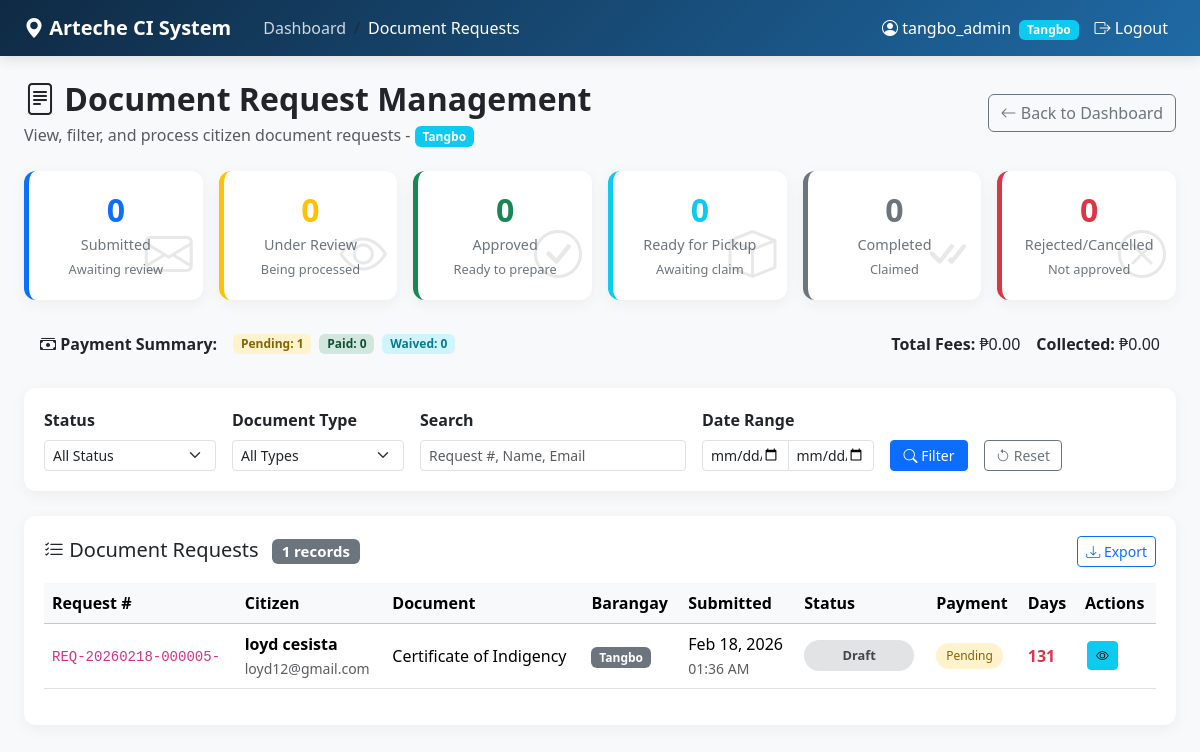
The app's page /app/admin/shared/document_requests.php?barangay_id=1 (signed in) with its own data.
### tables this page shows
CREATE TABLE `barangays` (
  `id` int(11) NOT NULL,
  `name` varchar(100) NOT NULL,
  `municipality` varchar(100) DEFAULT 'Arteche',
  `province` varchar(100) DEFAULT 'Eastern Samar',
  `latitude` decimal(10,8) DEFAULT NULL,
  `longitude` decimal(11,8) DEFAULT NULL,
  `population` int(11) DEFAULT 0,
  `created_at` timestamp NOT NULL DEFAULT current_timestamp()
);

CREATE TABLE `citizen_requests` (
  `id` int(11) NOT NULL,
  `request_number` varchar(20) DEFAULT NULL,
  `citizen_id` int(11) DEFAULT NULL,
  `document_type_id` int(11) DEFAULT NULL,
  `purpose` text DEFAULT NULL,
  `status` enum('Draft','Submitted','Under Review','Approved','Rejected','Ready for Pickup','Completed','Cancelled') DEFAULT 'Draft',
  `fee` decimal(10,2) NOT NULL DEFAULT 0.00,
  `payment_status` enum('Pending','Paid','Waived') DEFAULT 'Pending',
  `submitted_at` timestamp NULL DEFAULT NULL,
  `reviewed_by` int(11) DEFAULT NULL,
  `reviewed_at` timestamp NULL DEFAULT NULL,
  `released_at` datetime DEFAULT NULL,
  `completed_at` datetime DEFAULT NULL,
  `rejection_reason` text DEFAULT NULL,
  `notes` text DEFAULT NULL,
  `document_path` varchar(255) DEFAULT NULL,
  `created_at` timestamp NOT NULL DEFAULT current_timestamp()
);

CREATE TABLE `citizens` (
  `id` int(11) NOT NULL,
  `email` varchar(100) DEFAULT NULL,
  `phone` varchar(20) DEFAULT NULL,
  `password` varchar(255) DEFAULT NULL,
  `first_name` varchar(50) DEFAULT NULL,
  `last_name` varchar(50) DEFAULT NULL,
  `suffix` varchar(10) DEFAULT NULL,
  `middle_name` varchar(40) NOT NULL,
  `birth_date` date DEFAULT NULL,
  `gender` enum('Male','Female','Other','Prefer not to say') DEFAULT NULL,
  `civil_status` enum('Single','Married','Divorced','Separated','Widowed') DEFAULT NULL,
  `occupation` varchar(100) DEFAULT NULL,
  `address` text DEFAULT NULL,
  `barangay_id` int(11) DEFAULT NULL,
  `verification_code` varchar(10) DEFAULT NULL,
  `is_verified` tinyint(1) DEFAULT 0,
  `account_status` enum('Active','Inactive','Suspended') DEFAULT 'Active',
  `created_at` timestamp NOT NULL DEFAULT current_timestamp(),
  `updated_at` timestamp NULL DEFAULT NULL ON UPDATE current_timestamp(),
  `last_login` timestamp NULL DEFAULT NULL,
  `avatar` varchar(255) DEFAULT NULL
);

CREATE TABLE `document_types` (
  `id` int(11) NOT NULL,
  `name` varchar(100) DEFAULT NULL,
  `description` text DEFAULT NULL,
  `requirements` text DEFAULT NULL,
  `processing_days` int(11) DEFAULT 3,
  `fee` decimal(10,2) DEFAULT 0.00,
  `is_active` tinyint(1) DEFAULT 1
);

### app/admin/shared/document_requests.php (the view, shortened to what the rows shown need)
<?php
$conn = getDB();
$admin_barangay_id = $_SESSION['barangay_id'] ?? null;
$is_super_admin = ($_SESSION['role'] ?? '') === 'super_admin';
$username = $_SESSION['username'] ?? 'Admin';
$barangay_filter = isset($_GET['barangay_id']) ? intval($_GET['barangay_id']) : null;
if (!$is_super_admin) {
    $barangay_filter = $admin_barangay_id;
}
$query = "
    SELECT
        cr.id,
        cr.request_number,
        cr.status,
        cr.payment_status,
        cr.fee,
        cr.submitted_at,
        cr.reviewed_at,
        cr.released_at,
        cr.completed_at,
        cr.rejection_reason,
        cr.notes,
        cr.purpose,
        CONCAT(c.first_name, ' ', c.last_name) as citizen_name,
        c.email,
        c.phone,
        c.address,
        c.barangay_id,
        b.name as barangay_name,
        dt.id as document_type_id,
        dt.name as document_name,
        dt.processing_days,
        reviewer.full_name as reviewed_by_name,
        DATEDIFF(NOW(), cr.submitted_at) as days_pending,
        CASE
            WHEN cr.status = 'Submitted' THEN 1
            WHEN cr.status = 'Under Review' THEN 2
            WHEN cr.status = 'Approved' THEN 3
            WHEN cr.status = 'Ready for Pickup' THEN 4
            WHEN cr.status = 'Completed' THEN 5
            WHEN cr.status = 'Rejected' THEN 6
            WHEN cr.status = 'Cancelled' THEN 7
            ELSE 8
        END as status_order
    FROM citizen_requests cr
    JOIN citizens c ON cr.citizen_id = c.id
    JOIN document_types dt ON cr.document_type_id = dt.id
    LEFT JOIN barangays b ON c.barangay_id = b.id
    LEFT JOIN users reviewer ON cr.reviewed_by = reviewer.id
    WHERE 1=1
";
$params = [];
$types = "";
if ($barangay_filter) {
    $query .= " AND c.barangay_id = ?";
    $params[] = $barangay_filter;
    $types .= "i";
}
$query .= " ORDER BY status_order ASC, cr.submitted_at DESC";
$stmt = $conn->prepare($query);
if (!empty($params)) {
    $stmt->bind_param($types, ...$params);
}
$stmt->execute();
$requests = $stmt->get_result()->fetch_all(MYSQLI_ASSOC);
$current_barangay_name = '';
if ($barangay_filter) {
    $barangay_stmt = $conn->prepare("SELECT name FROM barangays WHERE id = ?");
    $barangay_stmt->bind_param("i", $barangay_filter);
    $barangay_stmt->execute();
    $barangay_result = $barangay_stmt->get_result();
    if ($barangay_row = $barangay_result->fetch_assoc()) {
        $current_barangay_name = $barangay_row['name'];
    }
}
?>
<!DOCTYPE html>
<html lang="en">
<head>
    <link href="https://cdn.jsdelivr.net/npm/bootstrap@5.3.1/dist/css/bootstrap.min.css" rel="stylesheet">
    <link rel="stylesheet" href="https://cdn.jsdelivr.net/npm/bootstrap-icons@1.10.0/font/bootstrap-icons.css">
</head>
<body>
    <nav class="navbar navbar-expand-lg navbar-dark">
        <div class="container-fluid px-4">
            <div class="collapse navbar-collapse" id="navbarNav">
                <div class="navbar-nav ms-auto">
                    <span class="nav-item nav-link text-white">
                        <i class="bi bi-person-circle"></i> <?= htmlspecialchars($username) ?>
                        <?php if ($is_super_admin): ?>
                            <span class="badge bg-warning ms-1">Super Admin</span>
                        <?php else: ?>
                            <span
                                class="badge bg-info ms-1"><?= htmlspecialchars($current_barangay_name ?: 'Barangay Admin') ?></span>
                        <?php endif; ?>
                    </span>
                </div>
            </div>
        </div>
    </nav>
    <div class="container-fluid py-4 px-4">
        <div class="d-flex flex-wrap justify-content-between align-items-center mb-4">
            <div>
                <h2 class="fw-bold mb-1"><i class="bi bi-file-text"></i> Document Request Management</h2>
                <p class="text-muted mb-0">
                    View, filter, and process citizen document requests
                    <?php if (!$is_super_admin && $current_barangay_name): ?>
                        - <span class="badge bg-info"><?= htmlspecialchars($current_barangay_name) ?></span>
                    <?php endif; ?>
                </p>
            </div>
        </div>
        <div class="table-container">
            <?php if (empty($requests)): ?>
                <div class="text-center py-5">
                    <i class="bi bi-inbox" style="font-size: 4rem; color: #dee2e6;"></i>
                    <h5 class="mt-3 text-muted">No document requests found</h5>
                    <p class="text-muted">Try adjusting your filters or check back later.</p>
                </div>
            <?php else: ?>
                <div class="table-responsive">
                    <table class="table table-hover align-middle" id="requestsTable">
                        <thead class="table-light">
                            <tr>
                                <th>Request #</th>
                                <th>Citizen</th>
                                <th>Document</th>
                                <th>Barangay</th>
                                <th>Submitted</th>
                                <th>Status</th>
                                <th>Payment</th>
                                <th>Days</th>
                                <th>Actions</th>
                            </tr>
                        </thead>
                        <tbody>
                            <?php foreach ($requests as $req):
                                $days_pending = $req['days_pending'] ?? 0;
                                $row_class = '';
                                ?>
                                <tr class="<?= $row_class ?>">
                                    <td>
                                        <code><?= htmlspecialchars($req['request_number'] ?? 'N/A') ?></code>
                                    </td>
                                    <td>
                                        <strong><?= htmlspecialchars($req['citizen_name'] ?? 'N/A') ?></strong><br>
                                        <small class="text-muted"><?= htmlspecialchars($req['email'] ?? '') ?></small>
                                    </td>
                                    <td><?= htmlspecialchars($req['document_name'] ?? 'N/A') ?></td>
                                    <td>
                                        <span
                                            class="badge bg-secondary"><?= htmlspecialchars($req['barangay_name'] ?? 'N/A') ?></span>
                                    </td>
                                    <td>
                                        <?= date('M d, Y', strtotime($req['submitted_at'])) ?><br>
                                        <small class="text-muted"><?= date('h:i A', strtotime($req['submitted_at'])) ?></small>
                                    </td>
                                    <td>
                                        <span class="status-badge status-<?= str_replace(' ', '-', $req['status']) ?>">
                                            <?= $req['status'] ?>
                                        </span>
                                    </td>
                                    <td>
                                        <span class="payment-badge payment-<?= $req['payment_status'] ?>">
                                            <?= $req['payment_status'] ?>
                                        </span>
                                    </td>
                                    <td>
                                        <span
                                            class="<?= $days_pending > 7 ? 'text-danger fw-bold' : ($days_pending > 3 ? 'text-warning' : '') ?>">
                                            <?= $days_pending ?>
                                        </span>
                                    </td>
                                    <td>
                                        <div class="btn-group btn-group-sm action-buttons" role="group">
                                            <button type="button" class="btn btn-info" onclick="viewRequest(<?= $req['id'] ?>)"
                                                title="View Details">
                                                <i class="bi bi-eye"></i>
                                            </button>
                                        </div>
                                    </td>
                                </tr>
                            <?php endforeach; ?>
                        </tbody>
                    </table>
                </div>
            <?php endif; ?>
        </div>
    </div>
</body>
</html>

### records on screen
barangays: name "Tangbo"
citizen_requests: request_number "REQ-20260218-000005-", citizen_name "loyd cesista", citizen.email "loyd12@gmail.com", document_type.name "Certificate of Indigency", barangays.name "Tangbo", submitted_at "Feb 18, 2026", submitted_at "01:36 AM", status "Draft", payment_status "Pending", days_pending "131"

### other values on screen
$username "tangbo_admin"
$stats['submitted'] "0"
$stats['under_review'] "0"
$stats['approved'] "0"
$stats['ready'] "0"
$stats['completed'] "0"
$stats['payment_pending'] "1"
$stats['payment_paid'] "0"
$stats['payment_waived'] "0"
$stats['total_fees'] "0.00"
$stats['collected_fees'] "0.00"
count($requests) "1"
